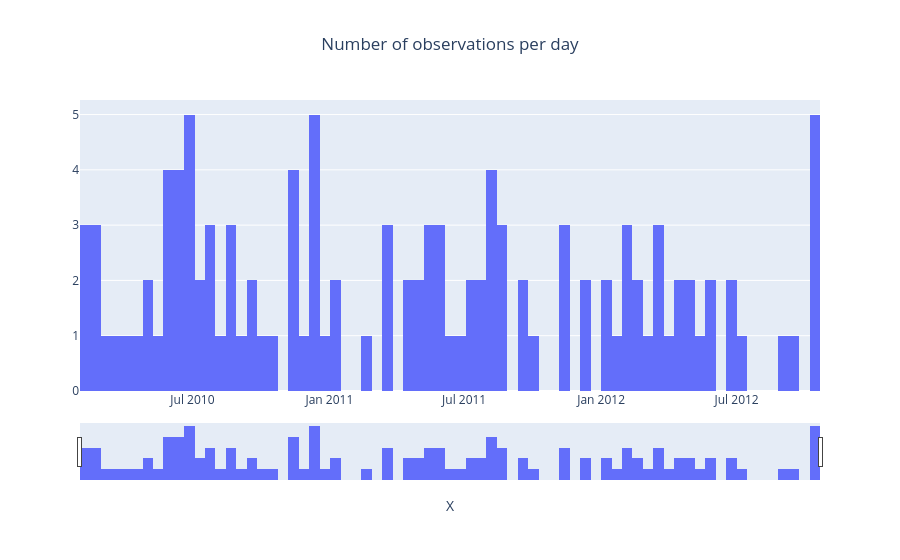

This figure's notebook cell:
### Markdown cell above
Les relevés correspondent à la période du 5/02/2010 au 19/10/2012.

### Code cell
fig = go.Figure(
    data = go.Histogram(
        x = df['date'], nbinsx = df['date'].nunique()),
    layout = go.Layout(
        title = go.layout.Title(text = "Number of observations per day", x = 0.5),
        xaxis = go.layout.XAxis(title = 'X', rangeslider = go.layout.xaxis.Rangeslider(visible = True))
    )
)

fig.show()

### Figure 1 — Plotly figure (JSON) as saved in the notebook; plotly's stock layout.template omitted (floating-point values rounded to 4 significant figures; data arrays with more than 128 entries replaced by an {"elided": "..."} marker saying what was removed)
{"data": [{"nbinsx": 79, "type": "histogram", "x": {"elided": "136 str values"}}], "layout": {"title": {"text": "Number of observations per day", "x": 0.5}, "xaxis": {"rangeslider": {"visible": true}, "title": {"text": "X"}}}}
